Frame 1 (no input): blank canvas, image omitted
Frame 60 (no input): blank canvas, image omitted
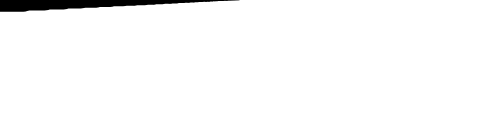
Frame 120 (the mouse pressed at the canvas centre since frame 60)

The p5.js sketch whose frames 1 and 60 were blank and that drew this single picture after the mouse press (run headless with seeded random() and noise() and a simulated clock; from frame 60 on, the mouse is pressed at the canvas centre):

// p5.js sketch
// ── sketch.js
/*
note: 
Each trip through draw() is called a frame. The default frame rate is 60 frames per second
*/
var x = 0; 
var y = 0; 
var px = 0; 
var py = 0; 
var easing = 0.05;

function setup() {
  createCanvas(480, 120);
}

function draw() {
  var targetX = mouseX;
  x+= (targetX - x)* easing;
  x+= (targetX - x)* easing;
  var weight = dist(x, y, px, py);
  strokeWeight(weight);
  line(x, y, px, py);
  py = y;
  px = x;
  
}
